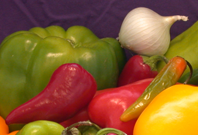
%> input picture fv/onion_16bit.tif, 198 x 135 px
$ octave read_image_16bit.m   (GNU Octave 9; MATLAB toolbox functions it lacks are replaced by stand-ins)
%> lines starting %> are read from the running program, lines starting %| are printed output that depends on the picture
X = imread('onion_16bit.tif');
%> X is the input picture: size 135x198x3 uint16; mean R, G, B 35293.4, 23846, 11633.6
R = X(:,:,1);
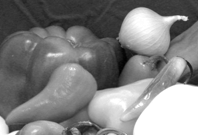
%> R: size 135x198 uint16; min 4112, max 65535, mean 35293.4; drawn with min black and max white
G = X(:,:,2);
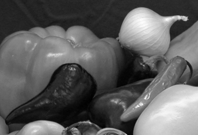
%> G: size 135x198 uint16; min 514, max 63735, mean 23846; drawn with min black and max white
B = X(:,:,3);
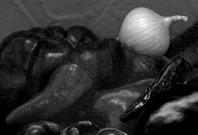
%> B: size 135x198 uint16; min 0, max 59881, mean 11633.6; drawn with min black and max white
Y = zeros(size(X,1), 3, size(X,2), 'uint16');
Y(:,1,:) = R;
Y(:,2,:) = G;
Y(:,3,:) = B;
dlmwrite('x.txt', Y, 'delimiter', ' ' , 'newline', 'pc', 'precision', '%3.4X');
